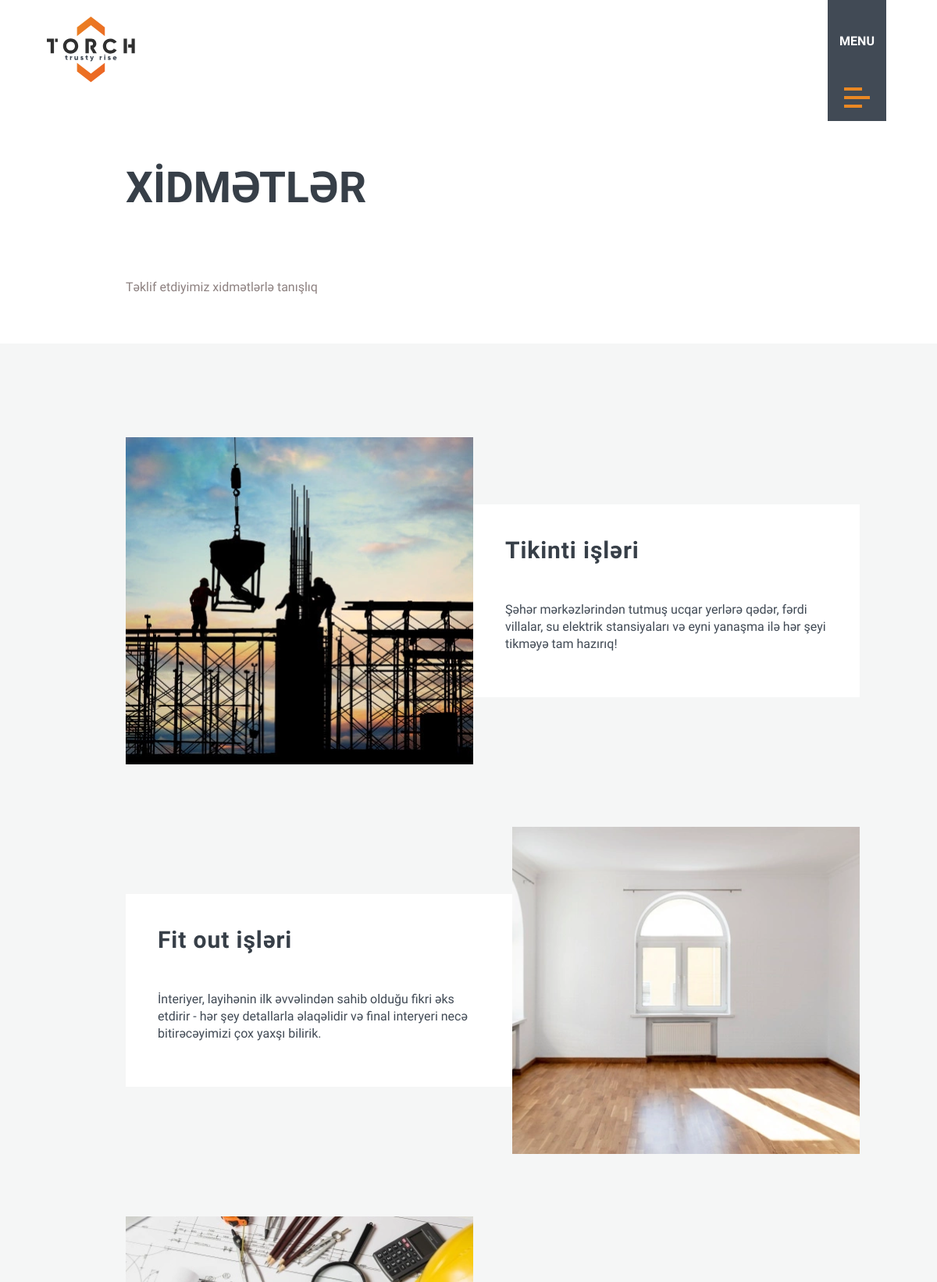
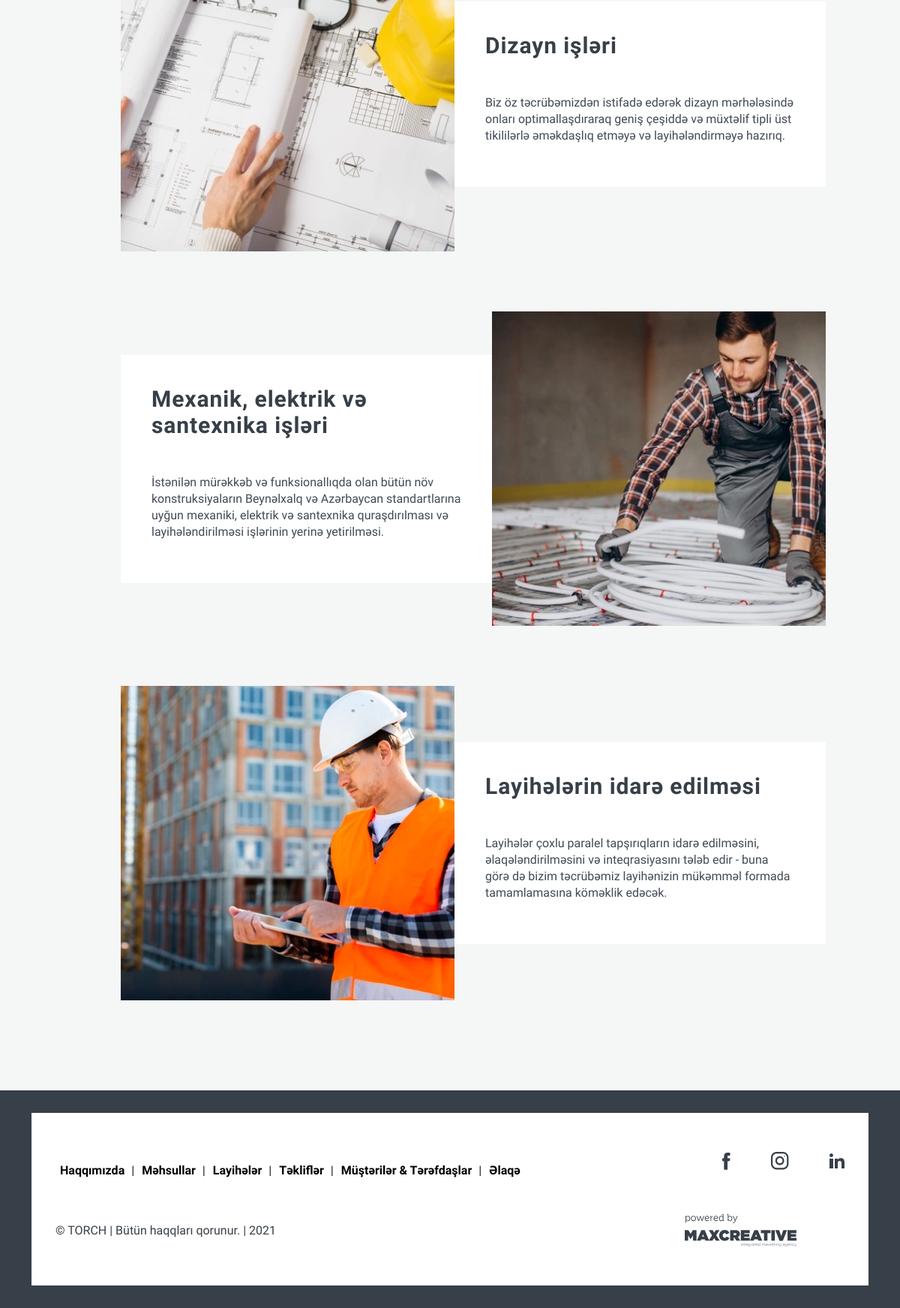
Page /services/ on the committed database (2 pictures, top to bottom).
### home/models.py (models this page shows, shortened)
class General(models.Model):
    logo = models.FileField()
    logo_white = models.FileField()
    meta_title = models.CharField(max_length=255)
    meta_description = models.CharField(max_length=255)
    meta_keywords = models.CharField(max_length=255)
    favicon = models.FileField()
    copyright = models.CharField(max_length=255)
    powered_by_logo = models.FileField()
    powered_by_url = models.CharField(max_length=255)
    email = models.CharField(max_length=255)
    phone = models.CharField(max_length=255)
    address = models.CharField(max_length=255)
    map_embed = models.CharField(max_length=1000)
    map_url = models.CharField(max_length=1000)
    sirketimiz = models.TextField()
    our_mission = models.TextField()
    deyerlerimiz = models.TextField()
    korporativ_medeniyyet = models.TextField()
    sirketimiz_title_text = models.CharField(max_length=255)
    our_mission_title_text = models.CharField(max_length=255)
    deyerlerimiz_title_text = models.CharField(max_length=255)
    korporativ_medeniyyet_title_text = models.CharField(max_length=255)
    class Meta:
        verbose_name = 'Ümumi məlumatlar'
        verbose_name_plural = verbose_name

class Service(models.Model):
    title = models.CharField(max_length=255)
    image = models.FileField()
    description = models.CharField(max_length=255)
    class Meta:
        verbose_name = 'Xidmətlər'
        verbose_name_plural = verbose_name

class Social(models.Model):
    icon = models.FileField()
    icon_font_tag = models.CharField(max_length=255)
    url = models.CharField(max_length=255)
    name = models.CharField(max_length=255)
    class Meta:
        verbose_name = 'Sosial Media Linkləri'
        verbose_name_plural = verbose_name

### statik/models.py (models this page shows, shortened)
class ServiceStatik(models.Model):
    main_title = models.CharField(max_length=255)
    main_description = models.CharField(max_length=255)
    class Meta:
        verbose_name = 'Xidmətlər'
        verbose_name_plural = verbose_name

### home/views.py (the view)
# urls.py: path('services/', home_views.services, name="services"),
def services(request):
    general = General.objects.all()[0]
    social = Social.objects.all()
    service_statik = ServiceStatik.objects.all()[0]
    services = Service.objects.all()
    context = {
        'general': general,
        'social': social,
        'service_statik': service_statik,
        'services': services,
    }
    return render(request, 'services.html', context)

### templates/services.html (shortened to what this page needs)
{% load static %}
<!DOCTYPE html>
<html lang="en">
<head>
    <link href="https://cdn.jsdelivr.net/npm/bootstrap@5.1.3/dist/css/bootstrap.min.css" rel="stylesheet">
    <link rel="stylesheet" href="https://cdnjs.cloudflare.com/ajax/libs/font-awesome/6.0.0-beta3/css/all.min.css">
    <link rel="stylesheet" href="{% static 'css/style.css'%}">
    <link rel="stylesheet" href="{% static 'css/responsive.css'%}">
</head>
<body>
    <header>
        <nav>
            <a href="{% url 'index'%}">
                <div class="logo">
                    <img src="{{general.logo.url}}" alt="">
                   </div>
            </a>
            <div class="burger-menu menu-bar">
                <div class="menu-main">MENU</div>
                <div class="lines">
                    <div class="line line1"></div>
                    <div class="line line2"></div>
                    <div class="line line1"></div>
                </div>
            </div>
        </nav>
    </header>
    <section class="about">
        <div class="my-container">
            <div class="about-head">
                <div class="title services-title">
                    <h1>{{service_statik.main_title}}</h1>
                    <p>{{service_statik.main_description}}</p>
                </div>
            </div>
        </div>
    </section>
    <section class="services">
        <div class="services-content">
            <div class="services-position">
				{% for s in services %}
				{% if not forloop.counter|divisibleby:2 %}
                <div class="services-item">
                    <div class="services-img">
                        <img src="{{s.image.url}}" alt="">
                    </div>
                    <div class="services-text">
                        <h4>{{s.title}}</h4>
                        <p>{{s.description}}</p>
                    </div>
                </div>
				{% else %}
				<div class="services-item">
				<div class="services-text">
                        <h4>{{s.title}}</h4>
                        <p>{{s.description}}</p>
                    </div>
                    <div class="services-img">
                        <img src="{{s.image.url}}" alt="">
                    </div>
                </div>
				{% endif %}
				{% endfor %}
            </div>
        </div>
    </section>
    <footer>
        <div class="footer-width">
            <div class="container">
                <div class="footer-content">
                    <div class="footer-address">
<div class="address">
                         <p><a href="{% url 'about'%}" style=" color: black; margin-right: 5px; margin-left: 6px; ">Haqqımızda </a> |  <a href="{% url 'categories'%}" style=" color: black; margin-right: 5px; margin-left: 6px; ">Məhsullar  </a>|  <a href="{% url 'projects'%}" style=" color: black; margin-right: 5px; margin-left: 6px; ">Layihələr  </a>|  <a href="{% url 'offers'%}" style=" color: black; margin-right: 5px; margin-left: 6px; ">Təkliflər  </a>| <a href="{% url 'clients'%}" style=" color: black; margin-right: 5px; margin-left: 6px; "> Müştərilər & Tərəfdaşlar </a> | <a href="{% url 'contact'%}" style=" color: black; margin-right: 5px; margin-left: 6px; "> Əlaqə</a></p>
                        </div>
                        <div class="copyright">
                            {{general.copyright}}
                        </div>
                    </div>
                    <div class="footer-socials">
                        <div class="socials">
                            {%for s in social%}
                            <a href="{{s.url}}" target="_blank"><img src="{{s.icon.url}}" alt=""></a>
                            {% endfor %}
                        </div>
                        <div class="powered-by">
                            <a href="{{general.powered_by_url}}" target="_blank">
                            <img src="{{general.powered_by_logo.url}}" alt=""></a>
                        </div>
                    </div>
                </div>
            </div>
        </div>
    </footer>
</body>
</html>

### static/css/style.css (style rules this page uses)
:root { --main-font: 'Raleway'; --main-color: #EA8823; --bg-color: #373F48; --text-color: #373F48; --secondary-text-color: #414A55; }
* { margin: 0; padding: 0; box-sizing: border-box; font-family: var(--main-font); }
a { text-decoration: none; }
header { width: 100%; }
nav { width: 90%; margin: auto; display: flex; justify-content: space-between; align-items: center; }
.logo img { width: 113px; padding-top: 15px; }
.burger-menu { position: fixed; right: 65px; top: 0; width: 75px; height: 155px; background-color: #414A55; color: #fff; display: flex; flex-wrap: wrap; align-items: end; justify-content: center; text-align: center; z-index: 999; transition: all .5s ease-in; cursor: pointer; }
.burger-menu .menu-main { flex: 0 0 100%; font-weight: 600; font-size: 16px; line-height: 19px; }
.lines { padding-bottom: 10px; }
.line { background-color: var(--main-color); height: 4px; margin: 7px 0; }
.line1 { width: 23px; transition: all .3s ease-in; }
.line2 { width: 33px; }
.menu-bar { cursor: pointer; z-index: 999999; }
footer { background-color: var(--bg-color); padding: 30px 0; }
.footer-content { background-color: #fff; display: flex; justify-content: space-between; height: 230px; align-items: center; padding: 0 32px; }
.address { margin-bottom: 58px; }
.address p { margin: 0; font-weight: 600; font-size: 16px; line-height: 25px; color: var(--text-color); }
.copyright { font-size: 16px; line-height: 19px; display: flex; align-items: center; color: #373F48; }
.socials { padding-bottom: 58px; float: right; }
.socials img { padding-left: 50px; }
.about-head { display: flex; justify-content: space-between; padding-bottom: 45px; padding-top: 100px; }
.my-container { width: 87%; }
.about-head .title { position: relative; left: 161px; }
.about-head .title h1 { font-weight: bold; font-size: 55px; line-height: 65px; color: #373F48; }
.about-head .title p { font-weight: normal; font-size: 16px; line-height: 22px; color: #8D8180; width: 65%; }
.services-title h1 { margin-bottom: 84px; }
.services-title p { width: 100% !important; }
.services { background-color: #F5F6F6; }
.services-content { width: 87%; }
.services-position { position: relative; left: 161px; padding: 80px 0; }
.services-item { display: flex; align-items: center; width: 90%; padding: 40px 0; }
.services-text { background-color: #fff; padding: 41px; }
.services-text h4 { margin-bottom: 48px; font-weight: bold; font-size: 30px; line-height: 35px; letter-spacing: 0.03em; color: #373F48; }
.services-text p { font-size: 16px; line-height: 22px; color: #414A55; }
@media screen and (max-width: 1320px) { .services-text { height: initial; } }

### rows in the picture
General: logo (picture), copyright "© TORCH | Bütün haqqları qorunur. | 2021", powered_by_logo (picture)
ServiceStatik: main_title "XİDMƏTLƏR", main_description "Təklif etdiyimiz xidmətlərlə tanışlıq"
Service: image (picture), title "Tikinti işləri", description "Şəhər mərkəzlərindən tutmuş ucqar yerlərə qədər, fərdi villalar, su elektrik stansiyaları və eyni yanaşma ilə hər şeyi tikməyə tam hazırıq!"
Service: title "Fit out işləri", description "İnteriyer, layihənin ilk əvvəlindən sahib olduğu fikri əks etdirir - hər şey detallarla əlaqəlidir və final interyeri necə bitirəcəyimizi çox yaxşı bilirik.", image (picture)
Service: image (picture), title "Dizayn işləri", description "Biz öz təcrübəmizdən istifadə edərək dizayn mərhələsində onları optimallaşdıraraq geniş çeşiddə və müxtəlif tipli üst tikililərlə əməkdaşlıq etməyə və layihələndirməyə hazırıq."
Service: title "Mexanik, elektrik və santexnika işləri", description "İstənilən mürəkkəb və funksionallıqda olan bütün növ konstruksiyaların Beynəlxalq və Azərbaycan standartlarına uyğun mexaniki, elektrik və santexnika quraşdırılması və layihələndirilməsi işlərinin yerinə yetirilməsi.", image (picture)
Service: image (picture), title "Layihələrin idarə edilməsi", description "Layihələr çoxlu paralel tapşırıqların idarə edilməsini, əlaqələndirilməsini və inteqrasiyasını tələb edir - buna görə də bizim təcrübəmiz layihənizin mükəmməl formada tamamlamasına köməklik edəcək."
Social: icon (picture)
Social: icon (picture)
Social: icon (picture)
